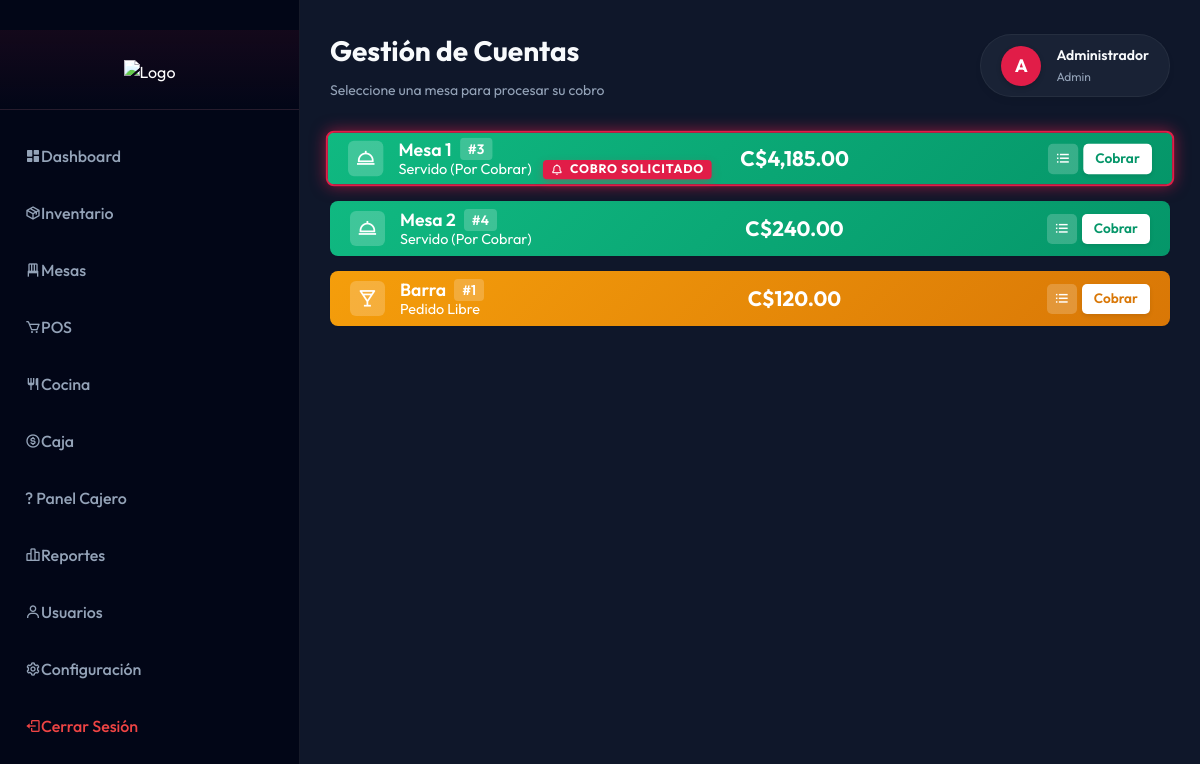
The app's page /cuentas.php (signed in) with its own data.
### tables this page shows
CREATE TABLE IF NOT EXISTS modules (
    id INT AUTO_INCREMENT PRIMARY KEY,
    module_key VARCHAR(50) UNIQUE NOT NULL,
    name VARCHAR(100) NOT NULL,
    icon VARCHAR(10) DEFAULT '',
    file_path VARCHAR(100) NOT NULL,
    display_order INT DEFAULT 0,
    is_active TINYINT(1) DEFAULT 1,
    created_at TIMESTAMP DEFAULT CURRENT_TIMESTAMP
);

CREATE TABLE `roles` (
  `id` int(11) NOT NULL AUTO_INCREMENT,
  `name` varchar(50) NOT NULL,
  PRIMARY KEY (`id`),
  UNIQUE KEY `name` (`name`)
);

CREATE TABLE `orders` (
  `id` int(11) NOT NULL AUTO_INCREMENT,
  `table_id` int(11) NOT NULL,
  `user_id` int(11) NOT NULL,
  `total` decimal(10,2) NOT NULL DEFAULT 0.00,
  `status` enum('pending','completed','cancelled','draft','preparing','ready','picked_up','delivered') DEFAULT 'draft',
  `date_created` timestamp NOT NULL DEFAULT current_timestamp(),
  `payment_requested` tinyint(1) DEFAULT 0,
  PRIMARY KEY (`id`),
  KEY `table_id` (`table_id`),
  KEY `user_id` (`user_id`),
  CONSTRAINT `orders_ibfk_1` FOREIGN KEY (`table_id`) REFERENCES `tables` (`id`) ON UPDATE CASCADE,
  CONSTRAINT `orders_ibfk_2` FOREIGN KEY (`user_id`) REFERENCES `users` (`id`) ON UPDATE CASCADE
);

CREATE TABLE `tables` (
  `id` int(11) NOT NULL AUTO_INCREMENT,
  `name` varchar(50) NOT NULL,
  `status` enum('available','occupied','reserved') DEFAULT 'available',
  PRIMARY KEY (`id`),
  UNIQUE KEY `name` (`name`)
);

### includes/modules_helper.php (called while the page is built, shortened)
<?php
function getUserModules($pdo, $role_id)
{
    try {
        $stmt = $pdo->prepare('
            SELECT m.*
            FROM modules m
            INNER JOIN role_modules rm ON m.id = rm.module_id
            WHERE rm.role_id = ? AND m.is_active = 1
            ORDER BY m.display_order ASC
        ');
        $stmt->execute([$role_id]);
        return $stmt->fetchAll(PDO::FETCH_ASSOC);
    } catch (Exception $e) {
        return [];
    }
}

### cuentas.php (the view, shortened to what this page needs)
<?php
require_once __DIR__ . '/config/db.php';
require_once __DIR__ . '/includes/modules_helper.php';
$stmt = $pdo->prepare('SELECT name FROM roles WHERE id = ?');
$stmt->execute([$_SESSION['role_id']]);
$user_role_name = $stmt->fetchColumn() ?: 'Usuario';
$stmt = $pdo->query('
    SELECT t.*,
           o.id as order_id,
           o.total as order_total,
           o.status as order_status,
           o.payment_requested,
           u.name as waiter_name
    FROM tables t
    JOIN orders o ON t.id = o.table_id
        AND o.status IN ("draft", "pending", "preparing", "ready", "picked_up", "delivered")
    LEFT JOIN users u ON o.user_id = u.id
    ORDER BY t.id ASC
');
$tables = $stmt->fetchAll(PDO::FETCH_ASSOC);
$accounts = [];
foreach ($tables as $t) {
    $type = 'mesa';
    if (strtolower($t['name']) === 'barra' || strtolower($t['name']) === 'pedido libre') {
        $type = 'libre';
    }
    $accounts[] = [
        'type' => $type,
        'id' => $t['id'],
        'name' => $t['name'],
        'order_id' => $t['order_id'],
        'total' => $t['order_total'],
        'status' => $t['order_status'],
        'payment_requested' => $t['payment_requested'],
        'waiter' => $t['waiter_name'],
        'link' => "ver_pedido.php?table={$t['id']}&view=payment"
    ];
}
include __DIR__ . '/includes/header.php';
?>
<div class="dashboard-wrapper">
    <?php include __DIR__ . '/includes/sidebar.php'; ?>
    <main class="main-content">
        <div class="page-header">
            <div>
                <h1>Gestión de Cuentas</h1>
                <p>Seleccione una mesa para procesar su cobro</p>
            </div>
            <div class="user-profile-header">
                <div class="user-avatar">
                    <?= strtoupper(substr($_SESSION['name'], 0, 1)) ?>
                </div>
                <div class="user-details">
                    <span class="user-name">
                        <?= htmlspecialchars($_SESSION['name']) ?>
                    </span>
                    <span class="user-role">
                        <?= htmlspecialchars($user_role_name) ?>
                    </span>
                </div>
            </div>
        </div>
        <div class="tables-list">
            <?php foreach ($accounts as $account):
                $status = $account['status'] ?? null;
                $hasOrder = isset($account['has_order']) ? $account['has_order'] : (!empty($account['order_id']));
                $cardClass = 'available';
                $statusLabel = 'Disponible';
                $icon = 'bx-store-alt';
                if ($hasOrder) {
                    $cardClass = 'occupied';
                    $statusLabel = 'Ocupada';
                    $icon = 'bx-restaurant';
                    if ($account['type'] === 'libre') {
                        $cardClass = 'libre';
                        $statusLabel = 'Pedido Libre';
                        $icon = 'bx-drink';
                    } elseif ($account['type'] === 'pedidosya') {
                        $cardClass = 'pedidosya';
                        $statusLabel = 'Delivery';
                        $icon = 'bx-cycling';
                    } else {
                        if ($status === 'delivered') {
                            $cardClass = 'ready';
                            $statusLabel = 'Servido (Por Cobrar)';
                            $icon = 'bx-dish';
                        } elseif ($status === 'draft') {
                            $statusLabel = 'Anotando...';
                            $icon = 'bx-edit';
                        }
                    }
                }
                ?>
                <div class="table-row table-<?= $cardClass ?> <?= !empty($account['payment_requested']) ? 'payment-requested' : '' ?>">
                    <div class="row-section-info">
                        <div class="row-icon"><i class='bx <?= $icon ?>'></i></div>
                        <div class="row-details">
                            <div class="row-name">
                                <?= htmlspecialchars($account['name']) ?>
                                <?php if ($hasOrder): ?><span
                                        class="badge">#<?= $account['order_id'] ?></span><?php endif; ?>
                            </div>
                            <div class="row-status">
                                <?= $statusLabel ?>
                                <?php if (!empty($account['payment_requested'])): ?>
                                    <span class="fc-badge fc-badge-rose" style="margin-left: 8px; background: #e11d48; color: white; padding: 2px 8px; border-radius: 4px; font-size: 0.85em; font-weight: bold; animation: pulse 2s infinite;"><i class='bx bx-bell'></i> COBRO SOLICITADO</span>
                                <?php endif; ?>
                            </div>
                        </div>
                    </div>
                    <div class="row-section-total">
                        <?php if ($hasOrder): ?>
                            <span class="total-amount">C$<?= number_format($account['total'], 2) ?></span>
                        <?php else: ?>
                            <span class="total-empty">--</span>
                        <?php endif; ?>
                    </div>
                    <div class="row-section-actions">
                        <?php if ($hasOrder): ?>
                            <?php if ($account['type'] !== 'pedidosya'): ?>
                                <button type="button" onclick="showOrderSummary(<?= $account['order_id'] ?>)"
                                    class="btn btn-sm btn-info icon-only">
                                    <i class='bx bx-list-ul'></i>
                                </button>
                            <?php endif; ?>
                            <a href="<?= $account['link'] ?>" class="btn btn-sm btn-primary action-btn">
                                <?php if ($account['type'] === 'pedidosya'): ?>
                                    Ver Factura
                                <?php else: ?>
                                    Cobrar
                                <?php endif; ?>
                            </a>
                        <?php endif; ?>
                    </div>
                </div>
            <?php endforeach; ?>
        </div>
    </main>
</div>
<?php include __DIR__ . '/includes/footer.php'; ?>

### includes/sidebar.php (shortened to what this page needs)
<?php
require_once __DIR__ . '/modules_helper.php';
$company_name = 'Sistema Pizzería';
$company_logo = '';
try {
    $stmt = $pdo->query("SHOW TABLES LIKE 'settings'");
    if ($stmt->rowCount() > 0) {
        $stmt = $pdo->prepare("SELECT setting_key, setting_value FROM settings WHERE setting_key IN ('company_name', 'company_logo', 'show_company_name')");
        $stmt->execute();
        $settings = $stmt->fetchAll(PDO::FETCH_KEY_PAIR);
        if (!empty($settings['company_name'])) {
            $company_name = $settings['company_name'];
        }
        if (!empty($settings['company_logo'])) {
            $company_logo = $settings['company_logo'];
        }
    }
} catch (Exception $e) {
}
$current_page = basename($_SERVER['PHP_SELF']);
$user_modules = [];
if (modulesTableExists($pdo)) {
    $user_modules = getUserModules($pdo, $_SESSION['role_id']);
}
$use_legacy = empty($user_modules);
function getIcon($page)
{
    switch ($page) {
        case 'inicio.php':
            return "<i class='bx bxs-dashboard'></i>";
        case 'productos.php':
            return "<i class='bx bx-package'></i>";
        case 'mesas.php':
            return "<i class='bx bx-chair'></i>";
        case 'venta.php':
            return "<i class='bx bx-cart'></i>";
        case 'cocina.php':
            return "<i class='bx bx-restaurant'></i>";
        case 'caja.php':
            return "<i class='bx bx-dollar-circle'></i>";
        case 'reportes.php':
            return "<i class='bx bx-bar-chart-alt-2'></i>";
        case 'usuarios.php':
            return "<i class='bx bx-user'></i>";
        case 'configuracion.php':
            return "<i class='bx bx-cog'></i>";
        default:
            return "<i class='bx bx-circle'></i>";
    }
}
?>
<aside class="sidebar">
    <div class="sidebar-header">
        <?php if ($company_logo): ?>
            <div class="logo-container">
                <img src="<?= htmlspecialchars($company_logo) ?>?v=<?= time() ?>" alt="Logo" class="sidebar-logo">
            </div>
        <?php else: ?>
            <h2><i class='bx bx-dish' style="color: var(--fc-primary);"></i> <?= htmlspecialchars($company_name) ?></h2>
        <?php endif; ?>
    </div>
    <ul class="sidebar-menu">
        <?php if ($use_legacy): ?>
            <?php if ($_SESSION['role_id'] == 1 || $_SESSION['role_id'] == 5):  ?>
                <li><a href="inicio.php"
                        class="<?= $current_page == 'inicio.php' ? 'active' : '' ?>"><?= getIcon('inicio.php') ?> Dashboard</a>
                </li>
                <li><a href="productos.php"
                        class="<?= $current_page == 'productos.php' ? 'active' : '' ?>"><?= getIcon('productos.php') ?>
                        Menú</a>
                </li>
                <li><a href="inventario_insumos.php"
                        class="<?= $current_page == 'inventario_insumos.php' ? 'active' : '' ?>"><?= getIcon('inventario_insumos.php') ?>
                        Insumos</a></li>
                <li><a href="gestion_recetas.php"
                        class="<?= $current_page == 'gestion_recetas.php' ? 'active' : '' ?>"><?= getIcon('gestion_recetas.php') ?>
                        Recetas/Costos</a></li>
            <?php endif; ?>
            <?php if ($_SESSION['role_id'] == 1 || $_SESSION['role_id'] == 5 || $_SESSION['role_id'] == 2):  ?>
                <li><a href="mesas.php" class="<?= $current_page == 'mesas.php' ? 'active' : '' ?>"><?= getIcon('mesas.php') ?>
                        Mesas</a></li>
            <?php endif; ?>
            <?php if ($_SESSION['role_id'] == 1 || $_SESSION['role_id'] == 5):  ?>
                <!-- <li><a href="mesas.php?tab=libre"
                        class="<?= $current_page == 'venta.php' ? 'active' : '' ?>"><?= getIcon('venta.php') ?>
                        POS</a></li> -->
                <li><a href="cocina.php"
                        class="<?= $current_page == 'cocina.php' ? 'active' : '' ?>"><?= getIcon('cocina.php') ?> Cocina</a>
                </li>
                <li><a href="caja.php" class="<?= $current_page == 'caja.php' ? 'active' : '' ?>"><?= getIcon('caja.php') ?>
                        Caja</a></li>
                <li><a href="cuentas.php" class="<?= $current_page == 'cuentas.php' ? 'active' : '' ?>"><i
                            class='bx bx-receipt'></i>
                        Cuentas</a></li>
                <li><a href="pedidosya.php"
                        class="<?= $current_page == 'pedidosya.php' || $current_page == 'factura_pedidosya.php' ? 'active' : '' ?>"><?= getIcon('pedidosya.php') ?>
                        PedidosYa</a></li>
                <li><a href="reportes.php"
                        class="<?= $current_page == 'reportes.php' ? 'active' : '' ?>"><?= getIcon('reportes.php') ?>
                        Reportes</a></li>
                <li><a href="usuarios.php"
                        class="<?= $current_page == 'usuarios.php' ? 'active' : '' ?>"><?= getIcon('usuarios.php') ?>
                        Usuarios</a></li>
                <li><a href="configuracion.php"
                        class="<?= $current_page == 'configuracion.php' ? 'active' : '' ?>"><?= getIcon('configuracion.php') ?>
                        Configuración</a></li>
            <?php endif; ?>
        <?php else: ?>
            <?php foreach ($user_modules as $module): ?>
                <?php
                if (
                    strpos($module['module_key'], 'config_') === 0 ||
                    in_array($module['module_key'], ['inventory_edit', 'inventory_delete', 'pedido_libre', 'pedidosya'])
                ) {
                    continue;
                }
                $is_active = ($current_page == $module['file_path']);
                $mappedIcon = getIcon($module['file_path']);
                if (strpos($mappedIcon, 'bx-circle') !== false && !empty($module['icon'])) {
                    $mappedIcon = $module['icon'];
                }
                ?>
                <li>
                    <a href="<?= htmlspecialchars($module['file_path']) ?>" class="<?= $is_active ? 'active' : '' ?>">
                        <?= $mappedIcon ?>         <?= htmlspecialchars($module['name']) ?>
                    </a>
                </li>
            <?php endforeach; ?>
        <?php endif; ?>
        <li><a href="salir.php" class="logout-link"><i class='bx bx-log-out'></i> Cerrar Sesión</a></li>
    </ul>
</aside>

### records on screen
modules: file_path "inicio.php" (drawn), name "Dashboard"
modules: file_path "productos.php" (drawn), name "Inventario"
modules: file_path "mesas.php" (drawn), name "Mesas"
modules: file_path "venta.php" (drawn), name "POS"
modules: file_path "cocina.php" (drawn), name "Cocina"
modules: file_path "caja.php" (drawn), name "Caja"
modules: icon "?", name "Panel Cajero"
modules: file_path "reportes.php" (drawn), name "Reportes"
modules: file_path "usuarios.php" (drawn), name "Usuarios"
modules: name "Configuración"
roles: name "Admin"
orders: table.name "Mesa 1", id "3", status "Servido (Por Cobrar)", payment_requested 1 (drawn), total "4,185.00"
orders: table.name "Mesa 2", id "4", status "Servido (Por Cobrar)", total "240.00"
orders: table.name "Barra", id "1", statusLabel "Pedido Libre", total "120.00"

### other values on screen
substr($_SESSION['name'], 0, 1) "A"
$_SESSION['name'] "Administrador"
